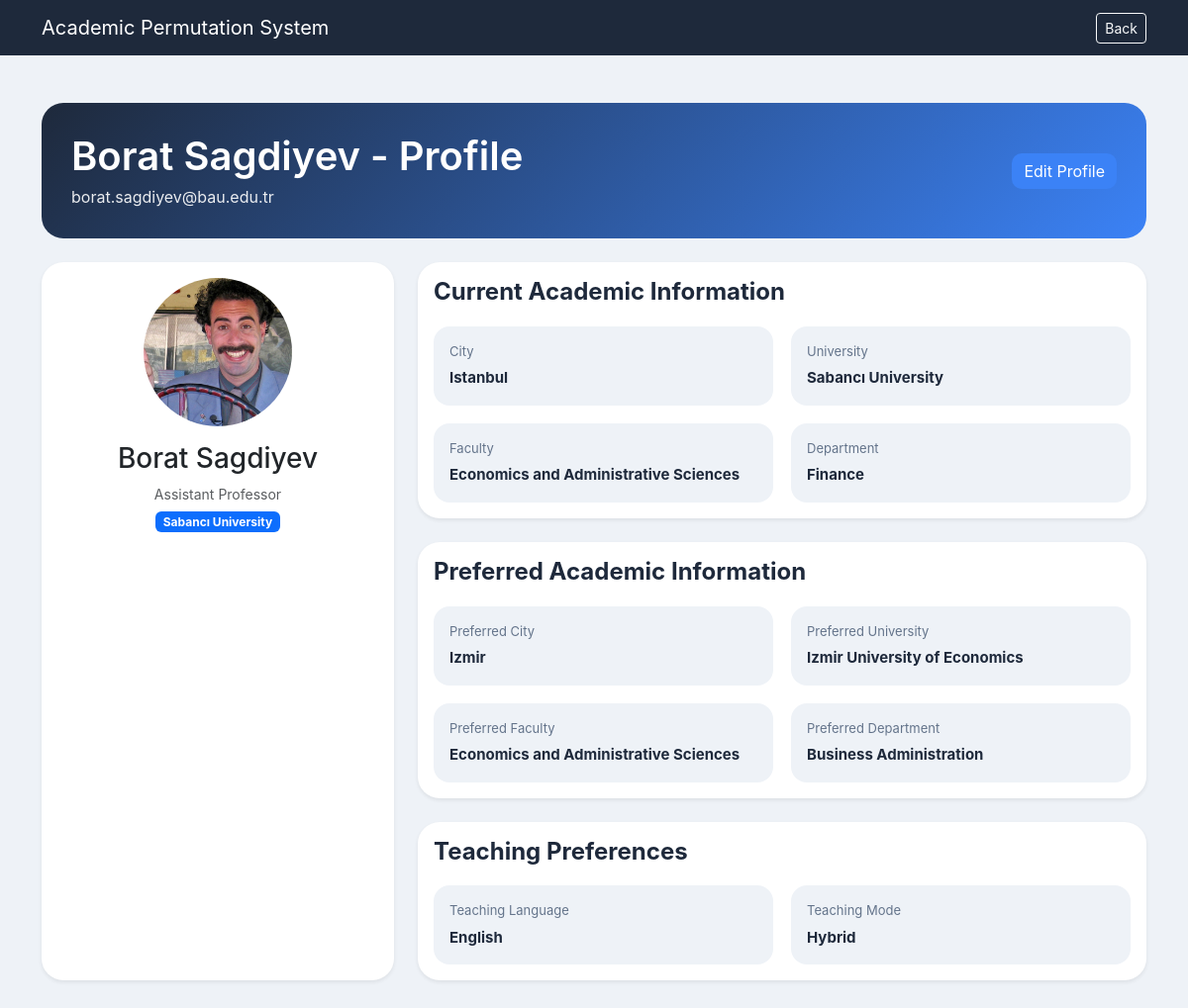
Before: /profile/61 (signed in) with the older database file.
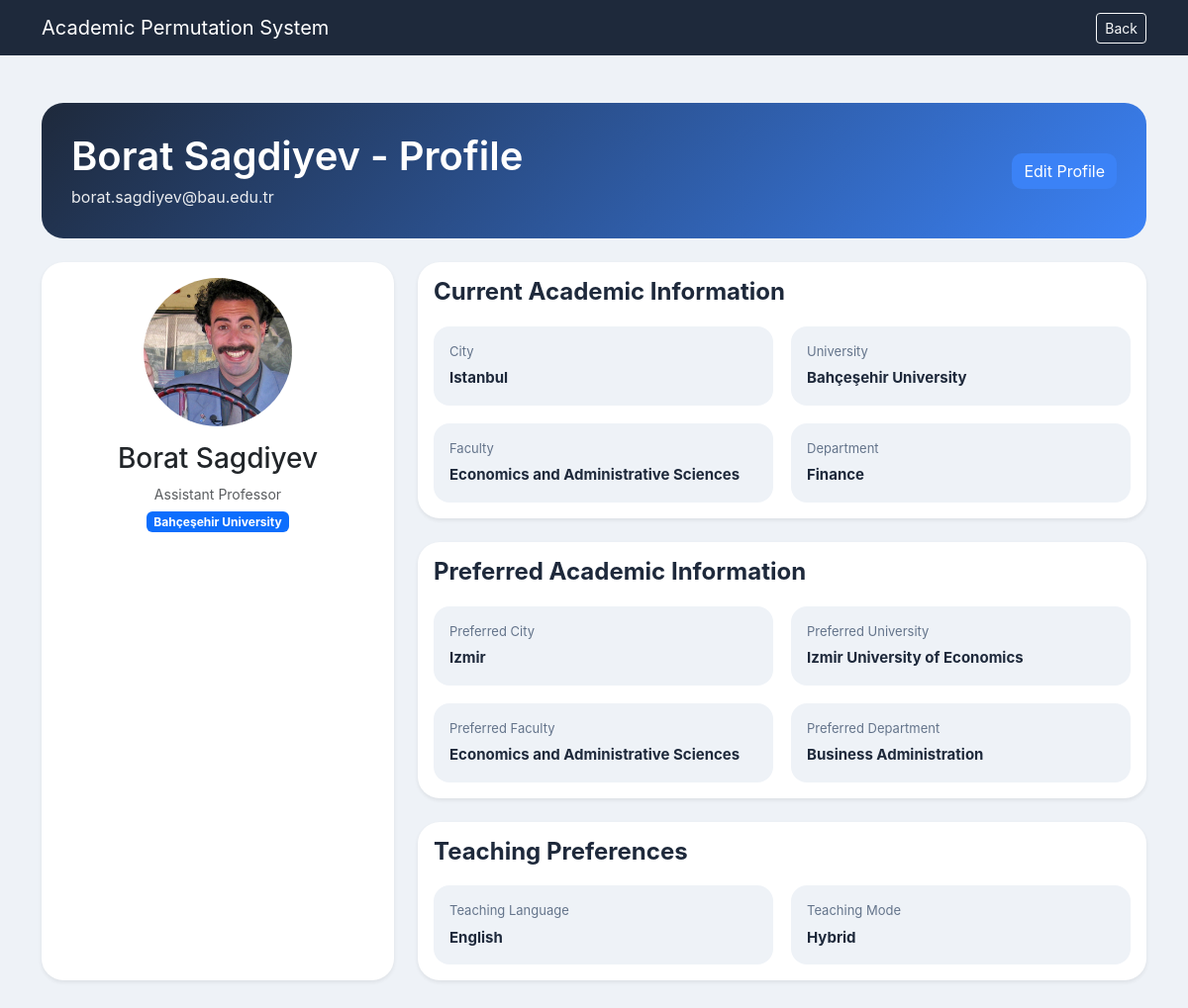
After: the same page with the newer database file.
### tables this page shows
CREATE TABLE "users" (
	"id"	INTEGER,
	"email"	TEXT,
	"name"	TEXT NOT NULL,
	"rank"	TEXT NOT NULL,
	"department"	TEXT NOT NULL,
	"current_faculty"	TEXT,
	"current_university"	TEXT NOT NULL,
	"current_city"	TEXT NOT NULL,
	"preferred_faculty"	TEXT,
	"preferred_department"	TEXT,
	"preferred_university"	TEXT NOT NULL,
	"preferred_city"	TEXT NOT NULL,
	"teaching_language"	TEXT,
	"teaching_mode"	TEXT,
	"profile_picture"	TEXT, password_hash TEXT,
	PRIMARY KEY("id" AUTOINCREMENT)
);

### app.py (the view)
@app.route("/profile/<int:user_id>")
def profile(user_id):
    if not is_logged_in():
        return redirect("/login")
    conn = sqlite3.connect("database.db")
    conn.row_factory = sqlite3.Row
    cursor = conn.cursor()
    cursor.execute("SELECT * FROM users WHERE id = ?", (user_id,))
    user = cursor.fetchone()
    conn.close()
    if user is None:
        return "User not found"
    return render_template(
        "profile.html",
        user=user,
        back_url=profile_back_url(user_id),
        t=get_translations(),
        lang=get_language()
    )

### app.py (called while the page is built)
def is_logged_in():
    return "email" in session

def get_language():
    return session.get("language", "en")

def get_translations():
    lang = get_language()
    return translations.get(lang, translations["en"])

def profile_back_url(user_id):
    back_url = request.args.get("back_url")
    if back_url:
        return back_url
    referrer = request.referrer or ""
    own_profile_path = f"/profile/{user_id}"
    if referrer and "/edit-profile/" not in referrer and own_profile_path not in referrer:
        return referrer
    return "/dashboard"

### templates/profile.html (shortened to what this page needs)
<!DOCTYPE html>
<html lang="{{ lang }}">
<head>
    <link href="https://cdn.jsdelivr.net/npm/bootstrap@5.3.3/dist/css/bootstrap.min.css" rel="stylesheet">
    <link rel="stylesheet" href="{{ url_for('static', filename='style.css') }}">
</head>
<body>
<nav class="navbar navbar-dark">
    <div class="container d-flex justify-content-between align-items-center">
        <a class="navbar-brand" href="/dashboard">{{ t["app_name"] }}</a>
        <a
    href="{{ back_url }}"
    class="btn btn-outline-light btn-sm">
    {{ t["back"] }}
</a>
    </div>
</nav>
<div class="container py-5">
    <div class="profile-header mb-4">
        <div>
            <h1>{{ user["name"] }} - {{ t["profile"] }}</h1>
            <p>{{ user['email'] }}</p>
        </div>
       {% if session.email == user["email"] %}
<a href="/edit-profile/{{ user['id'] }}?back_url={{ back_url|urlencode }}" class="btn btn-primary">
    {{ t["edit_profile"] }}
</a>
{% endif %}
    </div>
    <div class="row g-4">
        <div class="col-lg-4">
            <div class="card profile-card shadow-sm h-100">
                <div class="card-body text-center">
                    {% if user['profile_picture'] %}
    <img src="{{ url_for('static', filename=user['profile_picture']) }}"
         class="profile-avatar-image"
         alt="Profile Picture">
{% else %}
    <div class="profile-avatar">
        {{ user['name'][0]|upper }}
    </div>
{% endif %}
                    <h3 class="mt-3">{{ user['name'] }}</h3>
                    <p class="text-muted mb-1">{{ user['rank'] }}</p>
                    <span class="badge bg-primary">{{ user['current_university'] }}</span>
                </div>
            </div>
        </div>
        <div class="col-lg-8">
            <div class="card shadow-sm profile-card">
                <div class="card-body">
                    <h4 class="section-title">{{ t["current_academic_info"] }}</h4>
                    <div class="info-grid">
                        <div>
                            <span>{{ t["city"] }}</span>
                            <strong>{{ user['current_city'] }}</strong>
                        </div>
                        <div>
                            <span>{{ t["university"] }}</span>
                            <strong>{{ user['current_university'] }}</strong>
                        </div>
                        <div>
                            <span>{{ t["faculty"] }}</span>
                            <strong>{{ user['current_faculty'] }}</strong>
                        </div>
                        <div>
                            <span>{{ t["department"] }}</span>
                            <strong>{{ user['department'] }}</strong>
                        </div>
                    </div>
                </div>
            </div>
            <div class="card shadow-sm profile-card mt-4">
                <div class="card-body">
                    <h4 class="section-title">{{ t["preferred_academic_info"] }}</h4>
                    <div class="info-grid">
                        <div>
                            <span>{{ t["preferred_city"] }}</span>
                            <strong>{{ user['preferred_city'] }}</strong>
                        </div>
                        <div>
                            <span>{{ t["preferred_university"] }}</span>
                            <strong>{{ user['preferred_university'] }}</strong>
                        </div>
                        <div>
                            <span>{{ t["preferred_faculty"] }}</span>
                            <strong>{{ user['preferred_faculty'] }}</strong>
                        </div>
                        <div>
                            <span>{{ t["preferred_department"] }}</span>
                            <strong>{{ user['preferred_department'] }}</strong>
                        </div>
                    </div>
                </div>
            </div>
            <div class="card shadow-sm profile-card mt-4">
                <div class="card-body">
                    <h4 class="section-title">{{ t["teaching_preferences"] }}</h4>
                    <div class="info-grid">
                        <div>
                            <span>{{ t["teaching_language"] }}</span>
                            <strong>{{ user['teaching_language'] }}</strong>
                        </div>
                        <div>
                            <span>{{ t["teaching_mode"] }}</span>
                            <strong>{{ user['teaching_mode'] }}</strong>
                        </div>
                    </div>
                </div>
            </div>
        </div>
    </div>
</div>
</body>
</html>

### static/style.css (style rules this page uses)
body { font-family: -apple-system, BlinkMacSystemFont, "Segoe UI", Roboto, sans-serif; background-color: #eef2f7; color: #1e293b; }
.navbar { background: #1e293b !important; }
h1, h2, h4 { font-weight: 600; color: #1e293b; }
.card { border: none; border-radius: 18px; transition: all 0.2s ease; }
.card-body p { margin-bottom: 6px; font-size: 14px; }
.btn-primary { background-color: #3b82f6; border: none; border-radius: 10px; }
.profile-header { background: linear-gradient(135deg, #1e293b, #3b82f6); color: white; border-radius: 22px; padding: 30px; display: flex; justify-content: space-between; align-items: center; }
.profile-header h1 { color: white; margin-bottom: 5px; }
.profile-header p { margin-bottom: 0; opacity: 0.9; }
.profile-card { border-radius: 22px; background-color: white; }
.section-title { color: #1e293b; margin-bottom: 20px; font-weight: 700; }
.info-grid { display: grid; grid-template-columns: repeat(2, 1fr); gap: 18px; }
.info-grid div { background-color: #eef2f7; padding: 16px; border-radius: 16px; }
.info-grid span { display: block; font-size: 13px; color: #64748b; margin-bottom: 4px; }
.info-grid strong { color: #1e293b; font-size: 15px; }
.row.g-4 { --bs-gutter-y: 1.25rem; }
.profile-avatar-image { width: 150px; height: 150px; border-radius: 50%; object-fit: cover; display: block; margin: 0 auto; }

Changed rows visible on the page:
changed users "Borat Sagdiyev": current_university "Sabancı University" → "Bahçeşehir University"
